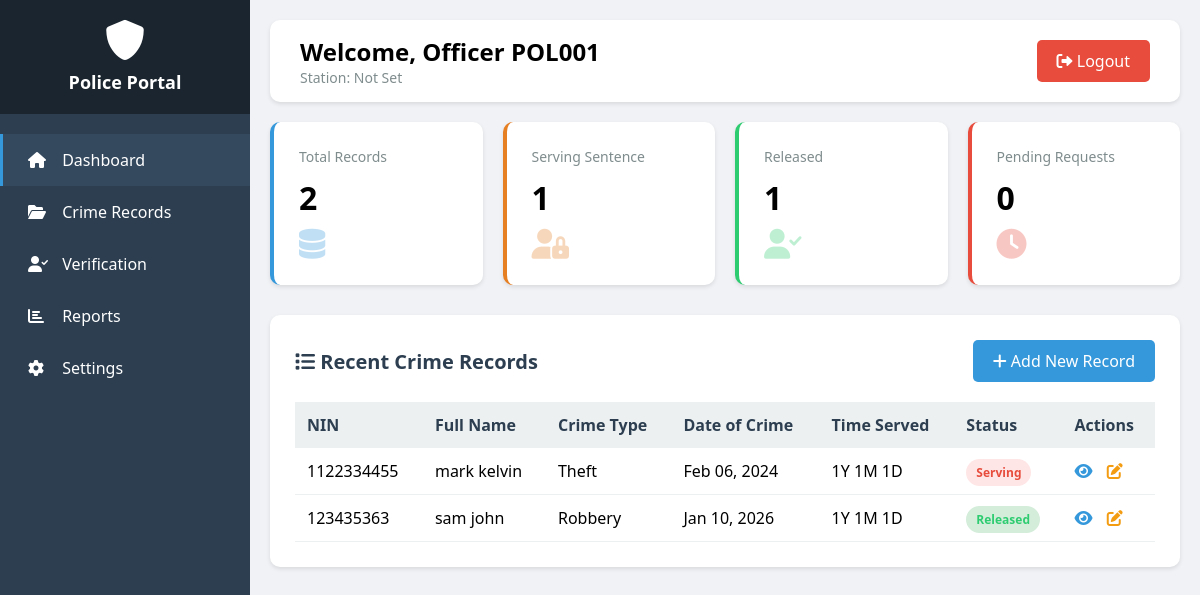
The page /police_dashboard.php (signed in) on the database its author committed.
### tables this page shows
CREATE TABLE `users` (
  `id` int(11) NOT NULL,
  `role` enum('police','organization') NOT NULL,
  `police_id` varchar(50) DEFAULT NULL,
  `organization_name` varchar(100) DEFAULT NULL,
  `email` varchar(100) NOT NULL,
  `password` varchar(255) NOT NULL,
  `created_at` timestamp NOT NULL DEFAULT current_timestamp()
);

CREATE TABLE `crime_records` (
  `id` int(11) NOT NULL,
  `nin` varchar(20) NOT NULL,
  `full_name` varchar(255) NOT NULL,
  `crime_type` varchar(100) NOT NULL,
  `crime_description` text DEFAULT NULL,
  `date_of_crime` date NOT NULL,
  `arrest_date` date DEFAULT NULL,
  `release_date` date DEFAULT NULL,
  `years_in_prison` int(11) DEFAULT 0,
  `months_in_prison` int(11) DEFAULT 0,
  `days_in_prison` int(11) DEFAULT 0,
  `status` enum('serving','released','pending') DEFAULT 'pending',
  `face_photo` varchar(255) DEFAULT NULL,
  `fingerprint` varchar(255) DEFAULT NULL,
  `address` text DEFAULT NULL,
  `phone` varchar(20) DEFAULT NULL,
  `added_by` int(11) DEFAULT NULL,
  `added_at` timestamp NOT NULL DEFAULT current_timestamp(),
  `updated_at` timestamp NOT NULL DEFAULT current_timestamp() ON UPDATE current_timestamp()
);

### police_dashboard.php (the view, shortened to what this page needs)
<?php
$user_id = $_SESSION['user_id'];
$sql = "SELECT * FROM users WHERE id = ?";
$stmt = mysqli_prepare($conn, $sql);
mysqli_stmt_bind_param($stmt, "i", $user_id);
mysqli_stmt_execute($stmt);
$result = mysqli_stmt_get_result($stmt);
$user = mysqli_fetch_assoc($result);
$station_name = isset($user['station_name']) ? $user['station_name'] : 'Not Set';
$total_records = mysqli_fetch_assoc(mysqli_query($conn, "SELECT COUNT(*) as count FROM crime_records"))['count'];
$serving = mysqli_fetch_assoc(mysqli_query($conn, "SELECT COUNT(*) as count FROM crime_records WHERE status='serving'"))['count'];
$released = mysqli_fetch_assoc(mysqli_query($conn, "SELECT COUNT(*) as count FROM crime_records WHERE status='released'"))['count'];
$pending_requests = mysqli_fetch_assoc(mysqli_query($conn, "SELECT COUNT(*) as count FROM verification_requests WHERE status='pending'"))['count'];
$records_sql = "SELECT * FROM crime_records ORDER BY added_at DESC LIMIT 10";
$records_result = mysqli_query($conn, $records_sql);
?>
<!DOCTYPE html>
<html lang="en">
<head>
    <link rel="stylesheet" href="https://cdnjs.cloudflare.com/ajax/libs/font-awesome/6.0.0/css/all.min.css">
</head>
<body>
    <div class="sidebar">
        <div class="sidebar-header">
            <i class="fas fa-shield-alt" style="font-size: 40px;"></i>
            <h3>Police Portal</h3>
        </div>
        <ul class="nav-menu">
            <li class="nav-item active" onclick="location.href='police_dashboard.php'"><i class="fas fa-home"></i> Dashboard</li>
            <li class="nav-item" onclick="location.href='police_crime_records.php'"><i class="fas fa-folder-open"></i> Crime Records</li>
            <li class="nav-item" onclick="location.href='police_verification.php'"><i class="fas fa-user-check"></i> Verification</li>
            <li class="nav-item" onclick="location.href='police_reports.php'"><i class="fas fa-chart-bar"></i> Reports</li>
            <li class="nav-item" onclick="location.href='police_settings.php'"><i class="fas fa-cog"></i> Settings</li>
        </ul>
    </div>
    <div class="main-content">
        <div class="top-bar">
            <div>
                <h2>Welcome, Officer <?php echo htmlspecialchars($user['police_id']); ?></h2>
                <p style="color: #7f8c8d; font-size: 14px;">Station: <?php echo htmlspecialchars($station_name); ?></p>
            </div>
            <a href="logout.php" class="logout-btn"><i class="fas fa-sign-out-alt"></i> Logout</a>
        </div>
        <div class="stats-grid">
            <div class="stat-card blue">
                <div class="stat-label">Total Records</div>
                <div class="stat-number"><?php echo $total_records; ?></div>
                <i class="fas fa-database" style="font-size: 30px; color: #3498db; opacity: 0.3;"></i>
            </div>
            <div class="stat-card orange">
                <div class="stat-label">Serving Sentence</div>
                <div class="stat-number"><?php echo $serving; ?></div>
                <i class="fas fa-user-lock" style="font-size: 30px; color: #e67e22; opacity: 0.3;"></i>
            </div>
            <div class="stat-card green">
                <div class="stat-label">Released</div>
                <div class="stat-number"><?php echo $released; ?></div>
                <i class="fas fa-user-check" style="font-size: 30px; color: #2ecc71; opacity: 0.3;"></i>
            </div>
            <div class="stat-card red">
                <div class="stat-label">Pending Requests</div>
                <div class="stat-number"><?php echo $pending_requests; ?></div>
                <i class="fas fa-clock" style="font-size: 30px; color: #e74c3c; opacity: 0.3;"></i>
            </div>
        </div>
        <div class="content-card">
            <div class="card-header">
                <h2><i class="fas fa-list"></i> Recent Crime Records</h2>
                <a href="add_record.php" class="btn-primary"><i class="fas fa-plus"></i> Add New Record</a>
            </div>
            <table>
                <thead>
                    <tr>
                        <th>NIN</th>
                        <th>Full Name</th>
                        <th>Crime Type</th>
                        <th>Date of Crime</th>
                        <th>Time Served</th>
                        <th>Status</th>
                        <th>Actions</th>
                    </tr>
                </thead>
                <tbody>
                    <?php while($record = mysqli_fetch_assoc($records_result)): ?>
                    <tr>
                        <td><?php echo htmlspecialchars($record['nin']); ?></td>
                        <td><?php echo htmlspecialchars($record['full_name']); ?></td>
                        <td><?php echo htmlspecialchars($record['crime_type']); ?></td>
                        <td><?php echo date('M d, Y', strtotime($record['date_of_crime'])); ?></td>
                        <td><?php echo $record['years_in_prison'].'Y '.$record['months_in_prison'].'M '.$record['days_in_prison'].'D'; ?></td>
                        <td><span class="status-badge status-<?php echo $record['status']; ?>"><?php echo ucfirst($record['status']); ?></span></td>
                        <td>
                            <a href="view_record.php?id=<?php echo $record['id']; ?>" style="color: #3498db; margin-right: 10px;"><i class="fas fa-eye"></i></a>
                            <a href="edit_record.php?id=<?php echo $record['id']; ?>" style="color: #f39c12;"><i class="fas fa-edit"></i></a>
                        </td>
                    </tr>
                    <?php endwhile; ?>
                </tbody>
            </table>
        </div>
    </div>
</body>
</html>

### police_dashboard.php (style rules this page uses)
* { margin: 0; padding: 0; box-sizing: border-box; font-family: 'Segoe UI', Tahoma, sans-serif; }
body { background: #f0f2f5; display: flex; }
.sidebar { width: 250px; background: #2c3e50; min-height: 100vh; color: white; position: fixed; left: 0; top: 0; }
.sidebar-header { padding: 20px; background: #1a252f; text-align: center; }
.sidebar-header h3 { font-size: 18px; margin-top: 10px; }
.nav-menu { list-style: none; padding: 20px 0; }
.nav-item { padding: 15px 25px; cursor: pointer; transition: 0.3s; border-left: 3px solid transparent; }
.nav-item:hover, .nav-item.active { background: #34495e; border-left-color: #3498db; }
.nav-item i { margin-right: 10px; width: 20px; }
.main-content { margin-left: 250px; flex: 1; padding: 20px; }
.top-bar { background: white; padding: 15px 30px; border-radius: 10px; margin-bottom: 20px; display: flex; justify-content: space-between; align-items: center; box-shadow: 0 2px 4px rgba(0,0,0,0.1); }
.logout-btn { padding: 10px 20px; background: #e74c3c; color: white; border: none; border-radius: 5px; cursor: pointer; text-decoration: none; }
.stats-grid { display: grid; grid-template-columns: repeat(4, 1fr); gap: 20px; margin-bottom: 30px; }
.stat-card { background: white; padding: 25px; border-radius: 10px; box-shadow: 0 2px 4px rgba(0,0,0,0.1); }
.stat-card.blue { border-left: 4px solid #3498db; }
.stat-card.green { border-left: 4px solid #2ecc71; }
.stat-card.orange { border-left: 4px solid #e67e22; }
.stat-card.red { border-left: 4px solid #e74c3c; }
.stat-number { font-size: 32px; font-weight: bold; margin: 10px 0; }
.stat-label { color: #7f8c8d; font-size: 14px; }
.content-card { background: white; padding: 25px; border-radius: 10px; box-shadow: 0 2px 4px rgba(0,0,0,0.1); margin-bottom: 20px; }
.card-header { display: flex; justify-content: space-between; align-items: center; margin-bottom: 20px; }
.card-header h2 { font-size: 20px; color: #2c3e50; }
.btn-primary { padding: 10px 20px; background: #3498db; color: white; border: none; border-radius: 5px; cursor: pointer; text-decoration: none; display: inline-block; }
table { width: 100%; border-collapse: collapse; }
table th { background: #ecf0f1; padding: 12px; text-align: left; font-weight: 600; color: #2c3e50; }
table td { padding: 12px; border-bottom: 1px solid #ecf0f1; }
.status-badge { padding: 5px 10px; border-radius: 20px; font-size: 12px; font-weight: 600; }
.status-serving { background: #ffe6e6; color: #e74c3c; }
.status-released { background: #d4edda; color: #2ecc71; }

### rows shown on the page
users: police "POL001"
crime_records: nin "1122334455", full_name "mark kelvin", crime_type "Theft", date_of_crime "Feb 06, 2024", years_in_prison "1", months_in_prison "1", days_in_prison "1", status "Serving"
crime_records: nin "123435363", full_name "sam john", crime_type "Robbery", date_of_crime "Jan 10, 2026", years_in_prison "1", months_in_prison "1", days_in_prison "1", status "Released"

### other values the page prints
$station_name "Not Set"
$total_records "2"
$serving "1"
$released "1"
$pending_requests "0"
